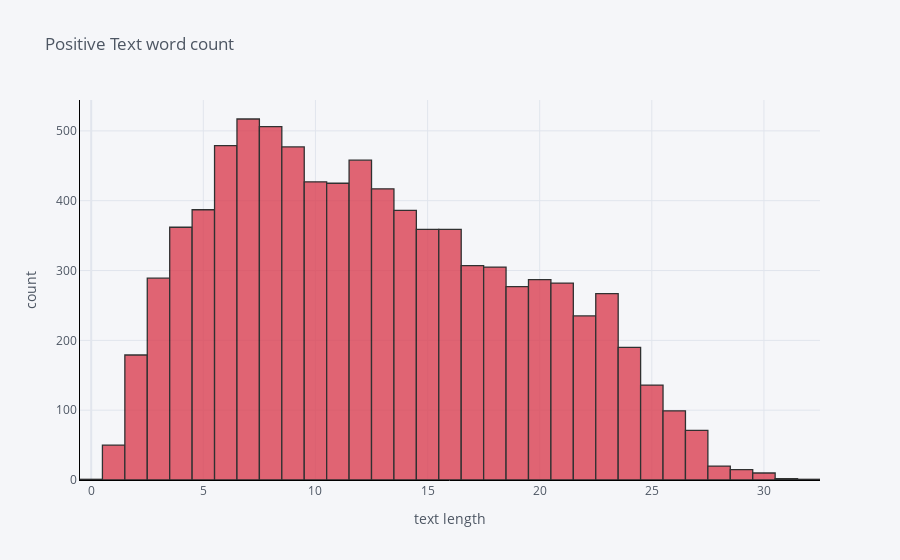
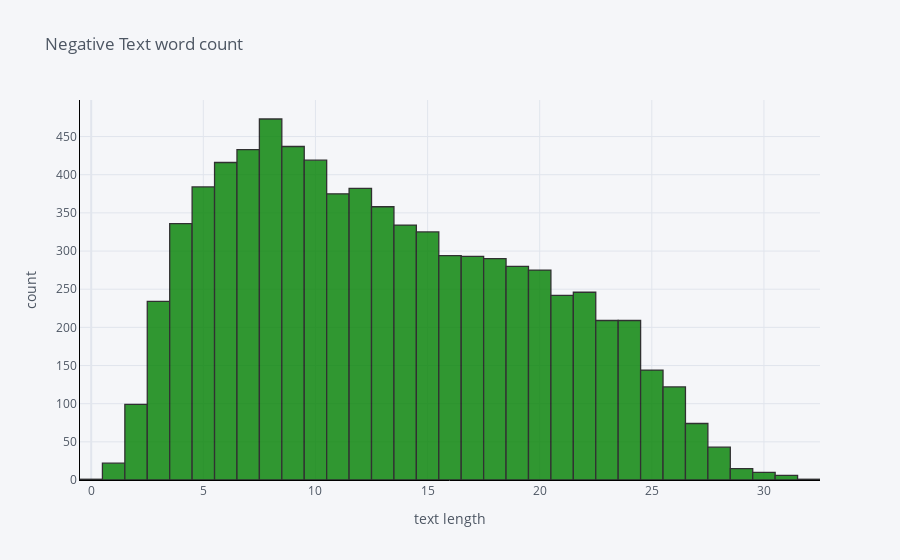

The notebook cell these images were saved under, in order:
### Markdown cell above
### 단어의 개수 히스토그램

### Code cell
pos['text_word_count'].iplot(
    kind='hist',
    bins=50,
    xTitle='text length',
    linecolor='black',
    color='red',
    yTitle='count',
    title='Positive Text word count')

neg['text_word_count'].iplot(
    kind='hist',
    bins=50,
    xTitle='text length',
    linecolor='black',
    color='green',
    yTitle='count',
    title='Negative Text word count')

neutral['text_word_count'].iplot(
    kind='hist',
    bins=50,
    xTitle='text length',
    linecolor='black',
    yTitle='count',
    title='Neutral Text word count')

### Figure 1 — Plotly figure (JSON) as saved in the notebook; plotly's stock layout.template omitted (floating-point values rounded to 4 significant figures; data arrays with more than 128 entries replaced by an {"elided": "..."} marker saying what was removed)
{"data": [{"histfunc": "count", "histnorm": "", "marker": {"color": "rgba(219, 64, 82, 1.0)", "line": {"color": "#000000", "width": 1.3}}, "name": "text_word_count", "nbinsx": 50, "opacity": 0.8, "orientation": "v", "type": "histogram", "x": {"elided": "8582 int values"}}], "layout": {"barmode": "overlay", "legend": {"bgcolor": "#F5F6F9", "font": {"color": "#4D5663"}}, "paper_bgcolor": "#F5F6F9", "plot_bgcolor": "#F5F6F9", "title": {"font": {"color": "#4D5663"}, "text": "Positive Text word count"}, "xaxis": {"gridcolor": "#E1E5ED", "linecolor": "black", "showgrid": true, "tickfont": {"color": "#4D5663"}, "title": {"font": {"color": "#4D5663"}, "text": "text length"}, "zerolinecolor": "#E1E5ED"}, "yaxis": {"gridcolor": "#E1E5ED", "linecolor": "black", "showgrid": true, "tickfont": {"color": "#4D5663"}, "title": {"font": {"color": "#4D5663"}, "text": "count"}, "zerolinecolor": "#E1E5ED"}}}

### Figure 2 — Plotly figure (JSON) as saved in the notebook; plotly's stock layout.template omitted (floating-point values rounded to 4 significant figures; data arrays with more than 128 entries replaced by an {"elided": "..."} marker saying what was removed)
{"data": [{"histfunc": "count", "histnorm": "", "marker": {"color": "rgba(0, 128, 0, 1.0)", "line": {"color": "#000000", "width": 1.3}}, "name": "text_word_count", "nbinsx": 50, "opacity": 0.8, "orientation": "v", "type": "histogram", "x": {"elided": "7781 int values"}}], "layout": {"barmode": "overlay", "legend": {"bgcolor": "#F5F6F9", "font": {"color": "#4D5663"}}, "paper_bgcolor": "#F5F6F9", "plot_bgcolor": "#F5F6F9", "title": {"font": {"color": "#4D5663"}, "text": "Negative Text word count"}, "xaxis": {"gridcolor": "#E1E5ED", "linecolor": "black", "showgrid": true, "tickfont": {"color": "#4D5663"}, "title": {"font": {"color": "#4D5663"}, "text": "text length"}, "zerolinecolor": "#E1E5ED"}, "yaxis": {"gridcolor": "#E1E5ED", "linecolor": "black", "showgrid": true, "tickfont": {"color": "#4D5663"}, "title": {"font": {"color": "#4D5663"}, "text": "count"}, "zerolinecolor": "#E1E5ED"}}}
